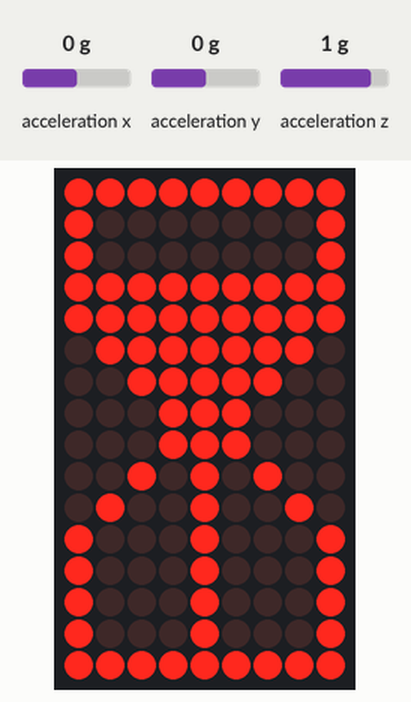
Bench run of a sketch on a simulated Arduino Uno, built with avr-gcc and run on an emulated ATmega328P. On the bench: 9×16 LED matrix. Inputs (shaded band) come from the test bench; at power-on: acceleration x 0 g, acceleration y 0 g, acceleration z 1 g. What the sketch prints to the serial monitor is not drawn.

Above: at 0.3 s.
At 1.5 s:
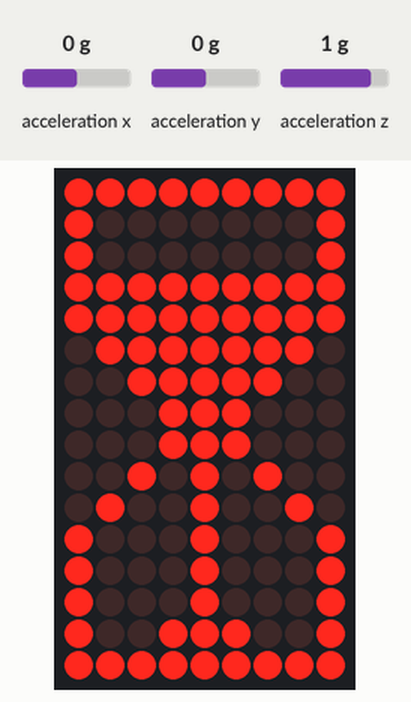
At 4.4 s:
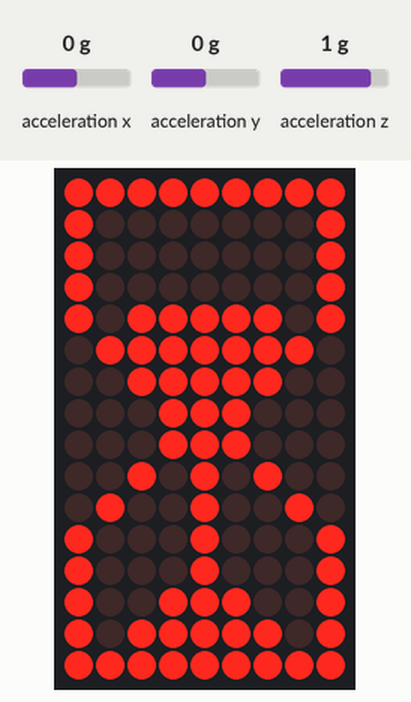
At 6.9 s:
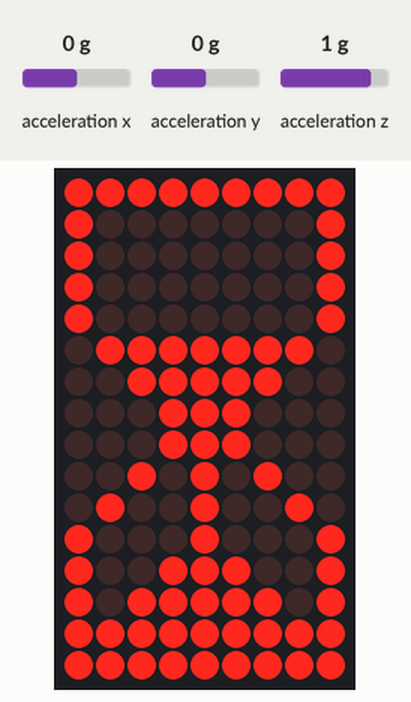
At 8.6 s:
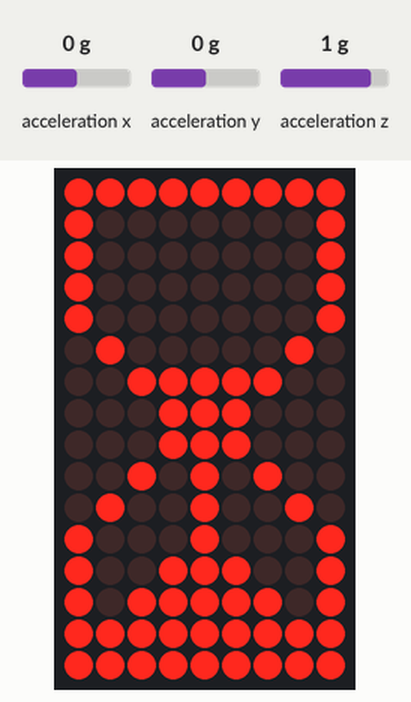
At 10.2 s:
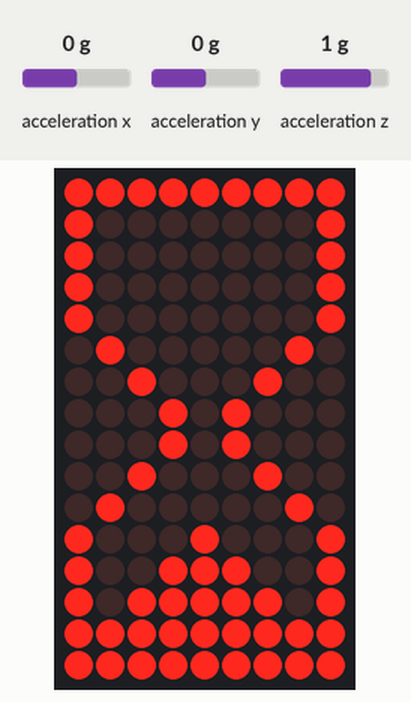

Measured:
- what the display in image 0 shows lasts 1.1 s, from 0.3 s to 1.4 s
- what the display in image 1 shows lasts 2.4 s, from 1.4 s to 3.8 s
- what the display in image 2 shows lasts 2.2 s, from 4.4 s to 6.6 s
- what the display in image 3 shows lasts 1.7 s, from 6.9 s to 8.6 s
- what the display in image 4 shows lasts 1.6 s, from 8.6 s to 10.2 s

The sketch:

hourglass.ino
```cpp
#include <Adafruit_LIS3DH.h>

Adafruit_LIS3DH lis = Adafruit_LIS3DH();
#define FLAT_UP 0
#define FLAT_DOWN 1
#define PORTRAIT_UP 2
#define PORTRAIT_DOWN 3
#define LANDSCAPE_LEFT 4
#define LANDSCAPE_RIGHT 5

#include <Wire.h>
#include <Adafruit_GFX.h>
#include <Adafruit_IS31FL3731.h>

Adafruit_IS31FL3731 ledmatrix = Adafruit_IS31FL3731();

#include <math.h>

long startmillis;
long duration = 1000 * 10;

void setup() {
  Serial.begin(9600);
  delay(100);

  _initAccel();
  _initLed();

  startmillis = millis();
}

void loop() {
  _getOrientation();

  ledmatrix.setRotation(1);
  ledmatrix.clear();

  _drawHourglassShape();

  float progress = (float) (millis() - startmillis) / duration;
  if (progress > 1.0) {
    progress = 1;
  }
  _drawSand(progress);
  delay(100);
}

void _initAccel() {
  Serial.println("LIS3DH test!");
  while (!lis.begin(0x18)) {   // change this to 0x19 for alternative i2c address
    Serial.println("Couldnt start");
    yield();
  }
  Serial.println("LIS3DH found!");

  lis.setRange(LIS3DH_RANGE_4_G);   // 2, 4, 8 or 16 G!

  Serial.print("Range = "); Serial.print(2 << lis.getRange());
  Serial.println("G");
}

int _getOrientation() {
  sensors_event_t event;
  lis.getEvent(&event);

  float x, y, z;
  x = event.acceleration.x;
  y = event.acceleration.y;
  z = event.acceleration.z;

  if (z > 9) {
    return FLAT_UP;
  } else if (z < -9) {
    return FLAT_DOWN;
  } else if (x < -9) {
    return LANDSCAPE_LEFT;
  } else if (x > 9) {
    return LANDSCAPE_RIGHT;
  } else if (y < -9) {
    return PORTRAIT_UP;
  } else if (y > 9) {
    return PORTRAIT_DOWN;
  }
  return -1;
}

void _initLed() {
  Serial.println("IS31 test");
  while (! ledmatrix.begin()) {
    Serial.println("IS31 not found");
    yield();
  }
  Serial.println("IS31 found!");
}


void _drawHourglassShape() {
  #define shapeBrightness 72
  ledmatrix.drawFastHLine(0, 0, 9, shapeBrightness);
  ledmatrix.drawFastVLine(0, 0, 4, shapeBrightness);
  ledmatrix.drawFastVLine(8, 0, 4, shapeBrightness);
  ledmatrix.drawLine(0, 4, 3, 7, shapeBrightness);
  ledmatrix.drawLine(8, 4, 5, 7, shapeBrightness);
  ledmatrix.drawLine(0, 11, 3, 8, shapeBrightness);
  ledmatrix.drawLine(8, 11, 5, 8, shapeBrightness);
  ledmatrix.drawFastVLine(0, 12, 4, shapeBrightness);
  ledmatrix.drawFastVLine(8, 12, 4, shapeBrightness);
  ledmatrix.drawFastHLine(0, 15, 9, shapeBrightness);
}

void _drawSand(float progress) {
  #define sandBrightness 32
  if (progress < 1) {
    // upper
    // triangle flows through neck
    int upperTop = 3 + 4 * pow(progress, 1.5);
    int upperLeft = upperTop / 2;
    int upperRight = 8 - upperTop / 2;
    ledmatrix.fillTriangle(upperLeft, upperTop, upperRight, upperTop, 4, 7, sandBrightness);
    // lower
    // triangle grows
    int lowerTop = 15 - 4 * pow(progress, 1.0/1.5);
    int lowerBottom = lowerTop + 4;
    ledmatrix.fillTriangle(0, lowerBottom, 8, lowerBottom, 4, lowerTop, sandBrightness);
    // stream
    ledmatrix.drawLine(4, 8, 4, 15, sandBrightness);

  } else {
    ledmatrix.fillTriangle(0, 15, 8, 15, 4, 11, sandBrightness);
  }
}
```
